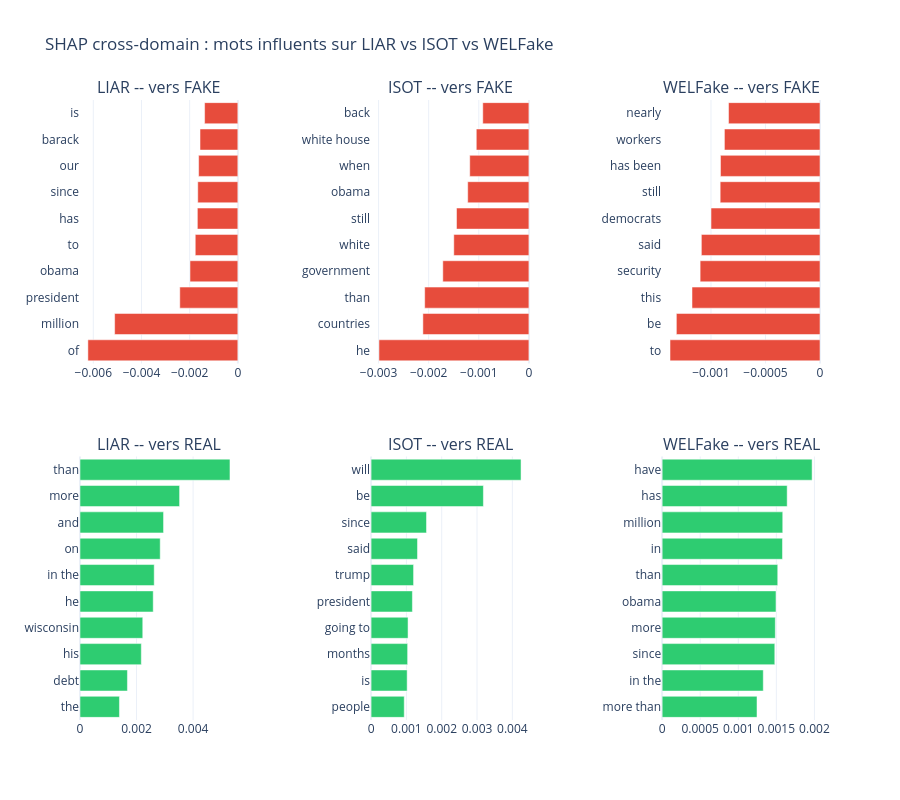

Notebook cell for this chart:
### Code cell
# Visualisation comparative : top mots Fake/Real sur LIAR vs ISOT vs WELFake
fig = make_subplots(
    rows=2, cols=3,
    subplot_titles=[
        "LIAR -- vers FAKE", "ISOT -- vers FAKE", "WELFake -- vers FAKE",
        "LIAR -- vers REAL", "ISOT -- vers REAL", "WELFake -- vers REAL",
    ],
    horizontal_spacing=0.18, vertical_spacing=0.15,
)

# LIAR (deja calcule plus haut : mean_shap_signed)
all_shap = {"LIAR": mean_shap_signed, "ISOT": cross_shap["ISOT"], "WELFake": cross_shap["WELFake"]}

for col, (ds_name, shap_arr) in enumerate(all_shap.items(), start=1):
    top_fake_idx = np.argsort(shap_arr)[:10]
    top_real_idx = np.argsort(shap_arr)[-10:]

    fig.add_trace(
        go.Bar(
            x=shap_arr[top_fake_idx],
            y=feature_names[top_fake_idx],
            orientation="h", marker_color="#e74c3c", showlegend=False,
        ), row=1, col=col,
    )
    fig.add_trace(
        go.Bar(
            x=shap_arr[top_real_idx],
            y=feature_names[top_real_idx],
            orientation="h", marker_color="#2ecc71", showlegend=False,
        ), row=2, col=col,
    )

fig.update_layout(
    title="SHAP cross-domain : mots influents sur LIAR vs ISOT vs WELFake",
    template="plotly_white", height=800,
)
fig.show()

### Figure 1 — Plotly figure (JSON) as saved in the notebook; plotly's stock layout.template omitted (floating-point values rounded to 4 significant figures)
{"data": [{"marker": {"color": "#e74c3c"}, "orientation": "h", "showlegend": false, "type": "bar", "x": [-0.006225, -0.005115, -0.002411, -0.001986, -0.001768, -0.001681, -0.001665, -0.001629, -0.001571, -0.001381], "xaxis": "x", "y": ["of", "million", "president", "obama", "to", "has", "since", "our", "barack", "is"], "yaxis": "y"}, {"marker": {"color": "#2ecc71"}, "orientation": "h", "showlegend": false, "type": "bar", "x": [0.001395, 0.001678, 0.002169, 0.00222, 0.00259, 0.002625, 0.002837, 0.002955, 0.003522, 0.005305], "xaxis": "x4", "y": ["the", "debt", "his", "wisconsin", "he", "in the", "on", "and", "more", "than"], "yaxis": "y4"}, {"marker": {"color": "#e74c3c"}, "orientation": "h", "showlegend": false, "type": "bar", "x": [-0.002992, -0.002116, -0.00208, -0.001718, -0.001499, -0.001445, -0.001222, -0.001181, -0.00105, -0.0009209], "xaxis": "x2", "y": ["he", "countries", "than", "government", "white", "still", "obama", "when", "white house", "back"], "yaxis": "y2"}, {"marker": {"color": "#2ecc71"}, "orientation": "h", "showlegend": false, "type": "bar", "x": [0.0009393, 0.001022, 0.001035, 0.001047, 0.00117, 0.001203, 0.001315, 0.001569, 0.00318, 0.004246], "xaxis": "x5", "y": ["people", "is", "months", "going to", "president", "trump", "said", "since", "be", "will"], "yaxis": "y5"}, {"marker": {"color": "#e74c3c"}, "orientation": "h", "showlegend": false, "type": "bar", "x": [-0.001376, -0.001318, -0.001174, -0.0011, -0.001088, -0.0009997, -0.0009158, -0.0009129, -0.0008769, -0.0008391], "xaxis": "x3", "y": ["to", "be", "this", "security", "said", "democrats", "still", "has been", "workers", "nearly"], "yaxis": "y3"}, {"marker": {"color": "#2ecc71"}, "orientation": "h", "showlegend": false, "type": "bar", "x": [0.001246, 0.001328, 0.00148, 0.001486, 0.001495, 0.001518, 0.001581, 0.001584, 0.001642, 0.00197], "xaxis": "x6", "y": ["more than", "in the", "since", "more", "obama", "than", "in", "million", "has", "have"], "yaxis": "y6"}], "layout": {"annotations": [{"font": {"size": 16}, "showarrow": false, "text": "LIAR -- vers FAKE", "x": 0.1067, "xanchor": "center", "xref": "paper", "y": 1, "yanchor": "bottom", "yref": "paper"}, {"font": {"size": 16}, "showarrow": false, "text": "ISOT -- vers FAKE", "x": 0.5, "xanchor": "center", "xref": "paper", "y": 1, "yanchor": "bottom", "yref": "paper"}, {"font": {"size": 16}, "showarrow": false, "text": "WELFake -- vers FAKE", "x": 0.8933, "xanchor": "center", "xref": "paper", "y": 1, "yanchor": "bottom", "yref": "paper"}, {"font": {"size": 16}, "showarrow": false, "text": "LIAR -- vers REAL", "x": 0.1067, "xanchor": "center", "xref": "paper", "y": 0.425, "yanchor": "bottom", "yref": "paper"}, {"font": {"size": 16}, "showarrow": false, "text": "ISOT -- vers REAL", "x": 0.5, "xanchor": "center", "xref": "paper", "y": 0.425, "yanchor": "bottom", "yref": "paper"}, {"font": {"size": 16}, "showarrow": false, "text": "WELFake -- vers REAL", "x": 0.8933, "xanchor": "center", "xref": "paper", "y": 0.425, "yanchor": "bottom", "yref": "paper"}], "height": 800, "title": {"text": "SHAP cross-domain : mots influents sur LIAR vs ISOT vs WELFake"}, "xaxis": {"anchor": "y", "domain": [0, 0.2133]}, "xaxis2": {"anchor": "y2", "domain": [0.3933, 0.6067]}, "xaxis3": {"anchor": "y3", "domain": [0.7867, 1]}, "xaxis4": {"anchor": "y4", "domain": [0, 0.2133]}, "xaxis5": {"anchor": "y5", "domain": [0.3933, 0.6067]}, "xaxis6": {"anchor": "y6", "domain": [0.7867, 1]}, "yaxis": {"anchor": "x", "domain": [0.575, 1]}, "yaxis2": {"anchor": "x2", "domain": [0.575, 1]}, "yaxis3": {"anchor": "x3", "domain": [0.575, 1]}, "yaxis4": {"anchor": "x4", "domain": [0, 0.425]}, "yaxis5": {"anchor": "x5", "domain": [0, 0.425]}, "yaxis6": {"anchor": "x6", "domain": [0, 0.425]}}}
